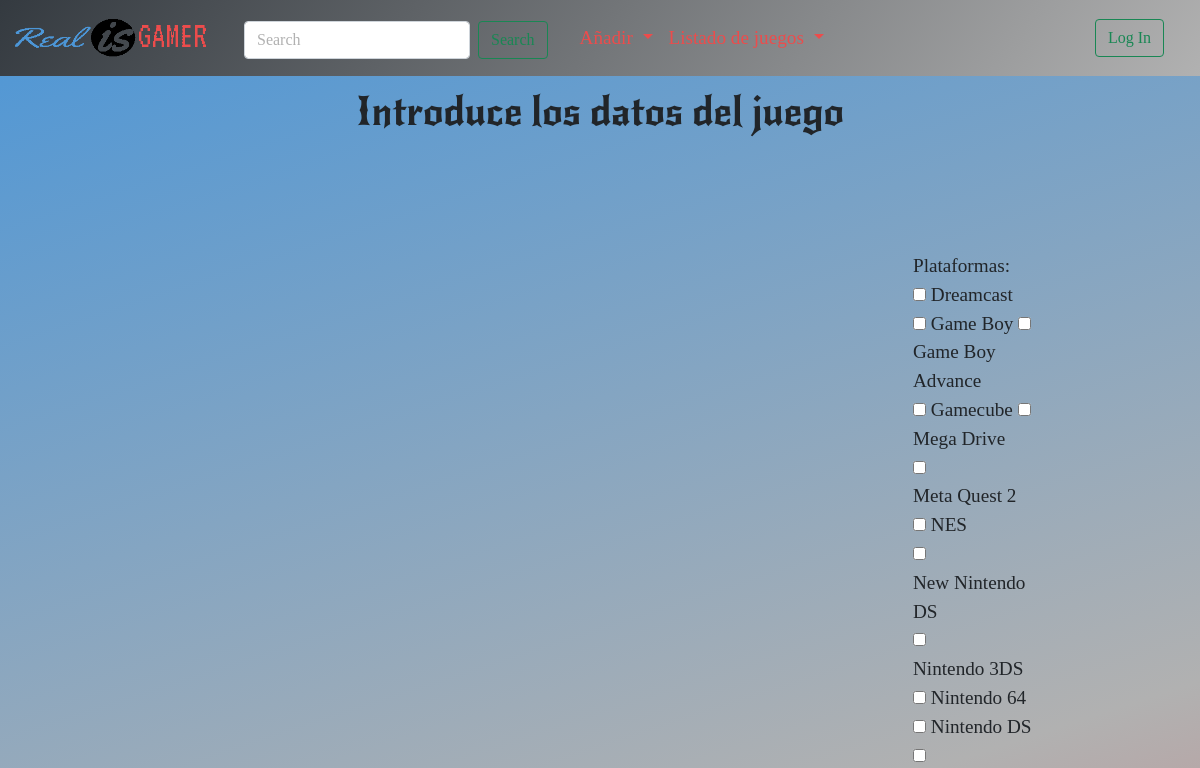
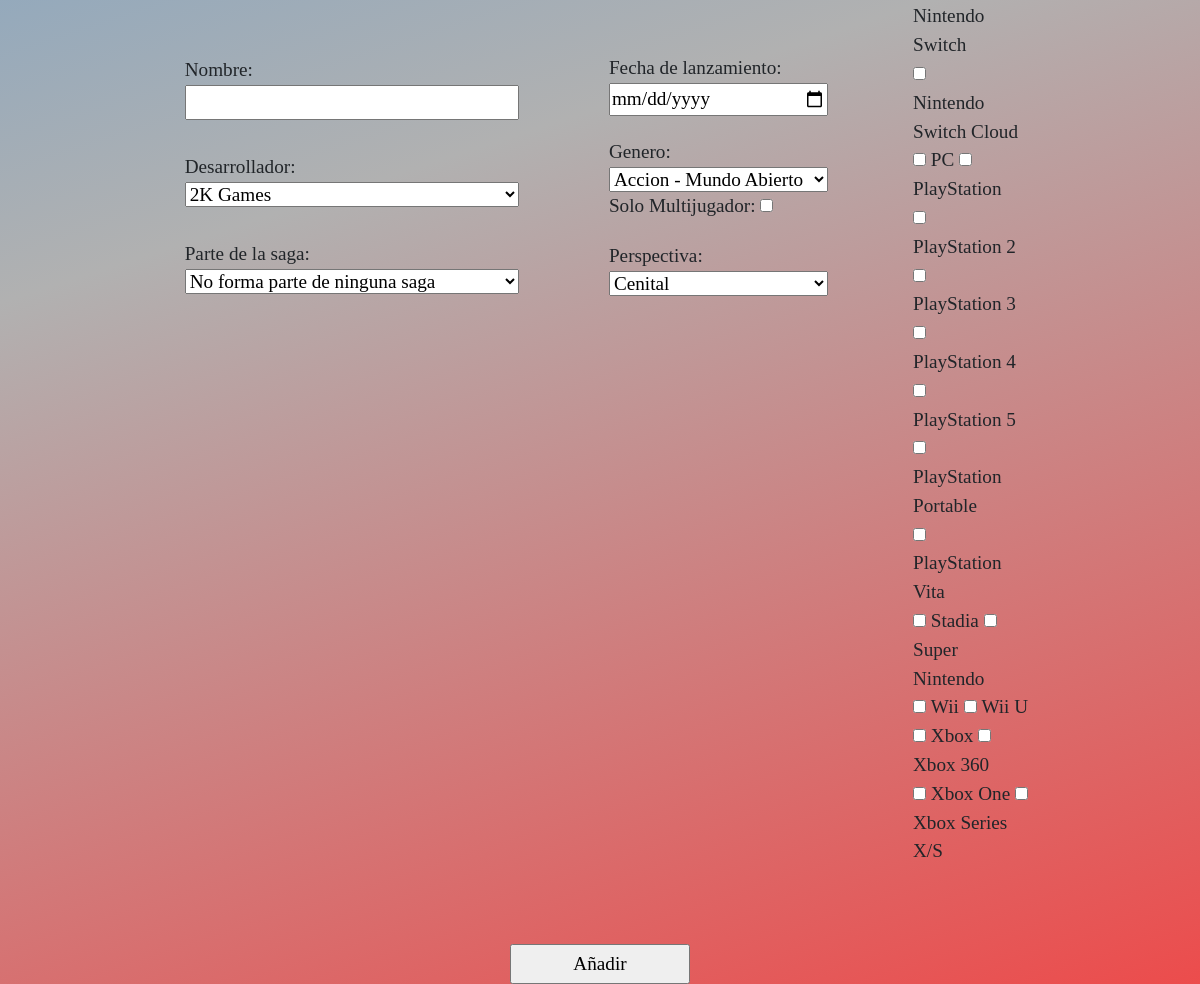
Before: /insertJuegoAdm.php with the older database file (2 pictures, top to bottom).
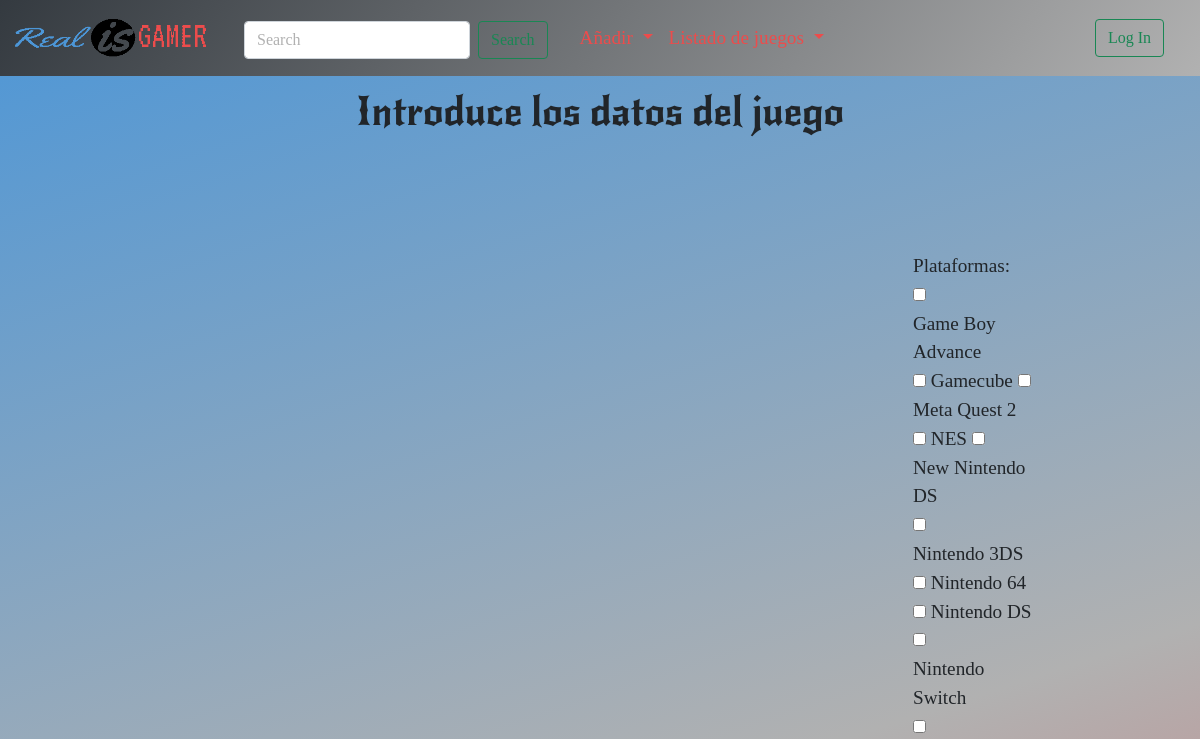
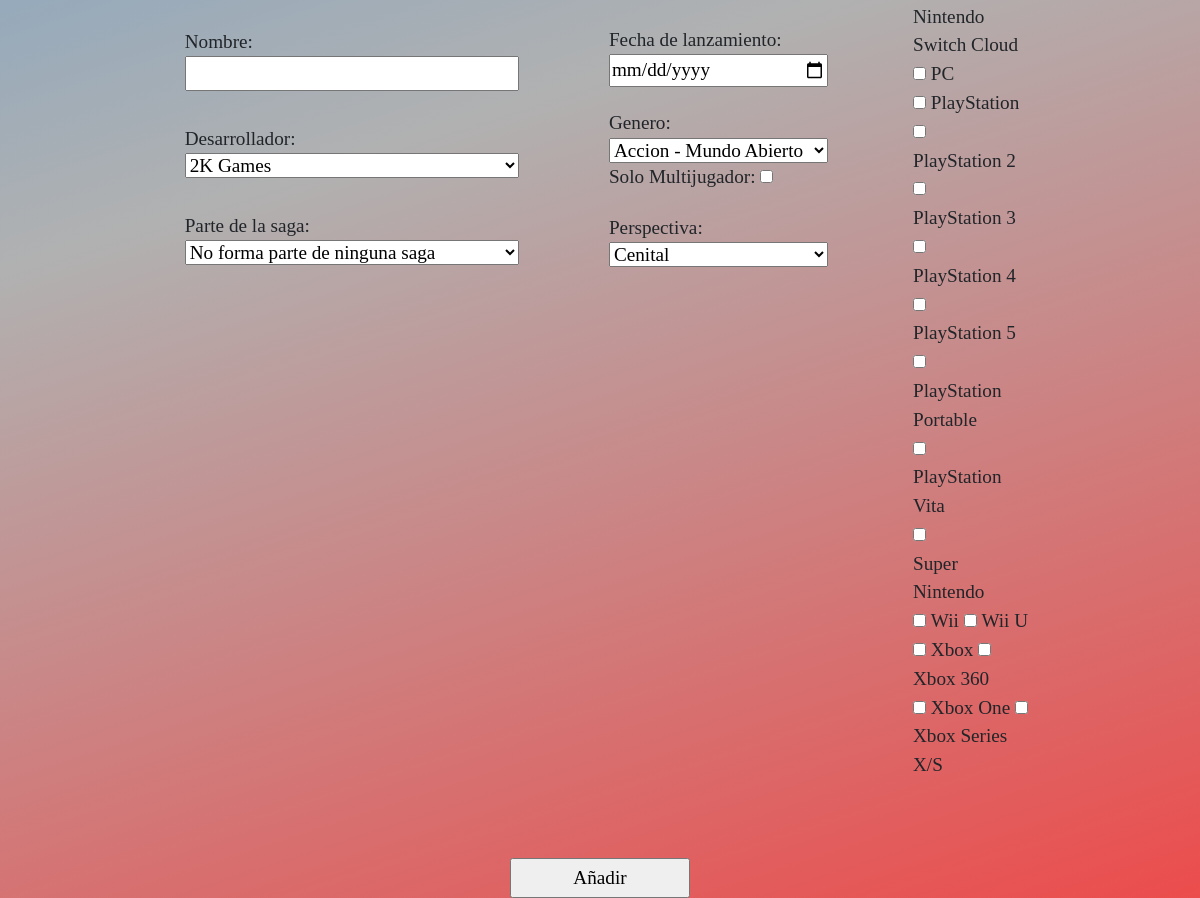
After: the same page with the newer database file (2 pictures, top to bottom).
### tables this page shows
CREATE TABLE `plataforma` (
  `id_plataforma` varchar(5) NOT NULL,
  `id_desarrollador` int(11) DEFAULT NULL,
  `nombre_plataforma` varchar(28) NOT NULL
);

### insertJuegoAdm.php (the view, shortened to what this page needs)
<!DOCTYPE html>
<html>
    <head>
        <?php include 'cabecera/head.php' ?>
    </head>
    <body>
    <?php
    include 'class/usuario.php';
    if (isset($_POST['anadir'])){
        $conn =conecta();
        $nombre = trim($_POST['nombre']);
        $idSaga = $_POST['idSaga'];
        $idDesarrollador = $_POST['desarrollador'];
        $lanazamiento = $_POST['lanzamiento'];
        if(isset($_POST['multijugador'])){$multijugador = $_POST['multijugador'];}
        $perspectiva = $_POST['perspectiva'];
        $ordenSaga = $_POST['ordenSaga'];
        if($idSaga == "null"){
            $queryI="INSERT INTO juego(nombre,id_desarrollador,lanzamiento,perspectiva,solo_multijugador) VALUES (?,?,?,?,?)";
            $stmt = $conn->prepare($queryI);
            $stmt ->bind_param("sissi",  $nombre,$idDesarrollador, $lanazamiento,$perspectiva,$multijugador);
            $stmt ->execute();
        }else{
            $queryI="INSERT INTO juego(nombre,id_saga,id_desarrollador,lanzamiento,perspectiva,solo_multijugador) VALUES (?,?,?,?,?,?)";
            $stmt = $conn->prepare($queryI);
            $stmt ->bind_param("ssissi",  $nombre, $idSaga,$idDesarrollador, $lanazamiento,$perspectiva,$multijugador);
            $stmt ->execute();
            $juego =$stmt->insert_id;
            $queryISaga="INSERT INTO orden_saga_juegos(id_saga,id_juego,orden) VALUES (?,?,?)";
            $stmt2 = $conn->prepare($queryISaga);
            $stmt2 ->bind_param("iii",$idSaga,$juego,$ordenSaga);
            $stmt2 ->execute();
            $queryI="INSERT INTO juego(imagen) VALUES (?)";
            $stmt = $conn->prepare($queryI);
            $stmt ->bind_param("s",$juego);
            $stmt ->execute();
        }
    if($stmt->affected_rows ==1){
        $plataformas[] =$_POST['plataformas'];
        $genero=$_POST['genero'];
        $juego =$stmt->insert_id;
        for($i=0;$i<sizeof($plataformas[0]);$i++){
            $plataformaID = $plataformas[0][$i];
            $queryI="INSERT INTO plataformas_juegos(id_plataforma,id_juego) VALUES (?,?)";
            $stmt = mysqli_prepare($conn, $queryI);
            $stmt ->bind_param("si",$plataformaID,$juego);
            $result = mysqli_execute($stmt);
        }
            $queryI="INSERT INTO genero_juegos(id_genero,id_juego) VALUES (?,?) ";
            $stmt = mysqli_prepare($conn, $queryI);
            $stmt ->bind_param("si",$genero,$juego);
            $result = mysqli_execute($stmt);
        ?>
    <div id='notificacion'>
        <h2 style='margin-left:30%; margin-right:30%; justify-content:center;'>Has añadido <br><span style="color:#ec4c4c; font-family: 'Megaman';"><?php echo $nombre ?></span><br> a la Base de Datos</h2>
    <?php }else{
          echo '<h2>Ha habido un problema.Vuelva a intentarlo mas tarde </h2>';
    }?>
        <button id="volver" style='margin-left:50%; margin-right:50%;'> <a href="index.php">Volver</a></button>
    </div> <?php }else{
        $conn = conecta();
        $queryS = "SELECT id_desarrollador, nombre_desarrollador FROM desarrollador ORDER BY nombre_desarrollador";
        $result = mysqli_query($conn, $queryS);
        $desarrolladores=[];
        while($fila=mysqli_fetch_assoc($result)){
            $desarrolladores[]=$fila;
        }
        $queryS = "SELECT id_genero,nombre_genero FROM genero";
        $result = mysqli_query($conn, $queryS);
        $generos = [];
        while ($row = mysqli_fetch_assoc($result)) {
            $generos[] = $row;
        }
        $queryS = "SELECT id_plataforma, nombre_plataforma FROM plataforma ORDER BY nombre_plataforma";
        $result = mysqli_query($conn, $queryS);
        $plataformas = [];
        while($row=$result->fetch_assoc()){
            $plataformas[]=$row;
        }
        $perspectivas = array('RV-First Person','RV-Third Person','Third Person','God Vision','Isometric','Scroll','First Person','Cenital','Lateral','Gestión de Menus','First & Third Person');
        sort($perspectivas);
        ?>
        <?php include 'cabecera/nav.php'; ?>
    <div id="body">
        <header><h1>Introduce los datos del juego</h1></header>
        <form action="<?php echo $_SERVER['PHP_SELF']; ?>" method="post">
            <div id="allCategories">
                <div class="col">
                    <div class="contCategoria">
                        <label>Nombre: </label>
                        <input type="text" name="nombre">
                    </div>
                    <div class="contCategoria">
                    <label>Desarrollador: </label>
                        <select name="desarrollador">
                            <?php for($i=0;$i<sizeof($desarrolladores);$i++){ ?>
                                <option value="<?php echo $desarrolladores[$i]['id_desarrollador'];?>"><?php echo $desarrolladores[$i]['nombre_desarrollador']; ?></option>
                            <?php } ?>
                        </select>
                    </div>
                    <div class="contCategoria">
                         <label>Parte de la saga: </label>
                         <select name='idSaga' id="saga" onclick="OrdenSaga()">
                              <option value="null" >No forma parte de ninguna saga</option>
                        </select>
                    </div>
                </div>
                <div class="col">
                    <div class="contCategoria">
                        <label>Fecha de lanzamiento: </label>
                        <input type="date" name="lanzamiento">
                    </div>
                    <div class="contCategoria">
                        <label>Genero: </label>
                        <select name="genero" >
                             <?php for($i=0;$i<sizeof($generos);$i++){ ?>
                            <option value="<?php echo $generos[$i]['id_genero'] ?>"><?php echo $generos[$i]['nombre_genero'] ?></option>
                            <?php } ?>
                        </select>
                        <span>
                            <label>Solo Multijugador: </label>
                            <input type="checkbox" name="multijugador" value="1" >
                        </span>
                    </div>
                    <div class="contCategoria">
                        <label>Perspectiva: </label>
                        <select name="perspectiva" >
                             <?php for($i=0;$i<sizeof($perspectivas);$i++){ ?>
                            <option><?php echo $perspectivas[$i] ?></option>
                            <?php } ?>
                        </select>
                    </div>
                </div>
                <div class="col">
                     <label>Plataformas: </label>
                    <div class="contPlataformas">
                             <?php for($i=0;$i<sizeof($plataformas);$i++){ ?>
                            <input type="checkbox" name="plataformas[]" value="<?php echo $plataformas[$i]['id_plataforma'] ?>" >
                            <label for="<?php echo $plataformas[$i]['id_plataforma'] ?>"><?php echo $plataformas[$i]['nombre_plataforma'] ?></label>
                            <?php
                            if($i % 2 == 0){
                                echo '<br>';
                             }} ?>
                    </div>
                </div>
            </div>
            <div id="button"> <input id="btnSubmit" type="submit" value="Añadir" name="anadir"> </div>
        </form>
        </div>
    <?php } ?>
    </body>
</html>

### cabecera/head.php
<?php
$filename = basename($_SERVER['PHP_SELF']);
$filename = ucfirst(substr($filename,0,strpos($filename,'.')));
 echo '<meta charset="UTF-8">
        <meta http-equiv="X-UA-Compatible" content="IE=edge">
        <meta name="viewport" content="width=device-width, initial-scale=1.0">
        <title>RealIsGamer - '.$filename.'</title>
        <link rel="icon" type="image/x-icon" href="images\favicon.ico">
        <link href="css/bootstrap.css" rel="stylesheet">
        <link href="css/index.css" rel="stylesheet">';

### cabecera/nav.php
<?php
 echo '<nav class="navbar navbar-expand-lg" >
            <div class="container-fluid">
                <button class="navbar-toggler" type="button" data-bs-toggle="collapse" data-bs-target="#navbarSupportedContent" aria-controls="navbarSupportedContent" aria-expanded="false" aria-label="Toggle navigation">
                    <span class="navbar-toggler-icon"></span>
                </button>
                '; isset($_SESSION["usuarioActivo"]) ?  $href="index.php": $href="index.html";echo'
                <a href= "';echo $href;echo'">
                    <div class="navbar-brand">
                        <img id="logo" src="images\newlogo.jpg" alt="Logo" width="50" height="50"  class="align-text-middle">
                        <img class="navbar-brand" src="images\brandname.png" width="200" height="50">
                    </div>
                </a>
                <div class="collapse navbar-collapse" id="navbarSupportedContent">
                    <form class="d-flex mt-1" role="search" action="info.php" method="post">
                        <input class="form-control me-2" type="search" placeholder="Search" aria-label="Search" name="nombre_juego">
                        <button class="btn btn-outline-success" type="submit" name="search">Search</button>
                    </form>
                    <ul class="navbar-nav me-auto mb-2 mb-lg-0  ms-4">
                        <li class="nav-item dropdown" >
                            <a class="nav-link dropdown-toggle" href="#" role="button" data-bs-toggle="dropdown" aria-expanded="false">
                                Añadir
                            </a>
                            <ul class="dropdown-menu">
                                <li> <a class="dropdown-item" id="btn_add_juego" href="'; if (isset($_SESSION["usuarioActivo"])){echo "insertJuegoAdm.php";}echo'"> Juego</a></li>
                                <li><a class="dropdown-item" href="#">Desarrolladora</a></li>
                                <li><hr class="dropdown-divider"></li>
                                <li><a class="dropdown-item" href="#">Something else here</a></li>
                            </ul>
                        </li>
                         <li class="nav-item dropdown">
                            <a class="nav-link dropdown-toggle" href="#" role="button" data-bs-toggle="dropdown" aria-expanded="false">
                                Listado de juegos
                            </a>
                            <ul class="dropdown-menu">
                                <li>
                                    <a class="dropdown-item" href="MostrarBD.php">Orden de entrada</a>
                                </li>
                                <li><a class="dropdown-item" href="Ranking.php">Ranking</a></li>
                            </ul>
                        </li>
                    </ul>
                </div>
                <div>
                            <li class="nav-item dropstart me-3" id="punto">
                                '; if (isset($_SESSION["usuarioActivo"])){
                                echo '<a class="nav-link rounded border" href="#" role="button" data-bs-toggle="dropdown" aria-expanded="false">
                                    <p>'; echo $usuarioActivo->getUser(); echo'<br>';
                                       echo $usuarioActivo->getTipo(); echo'</p>
                                </a>
                                <ul class="dropdown-menu">
                                    <li><a class="dropdown-item" href="perfil.php">Mi perfil</a></li>
                                    <li><a class="dropdown-item" href="cerrarSesion.php">Cerrar sesion</a></li>
                                </ul>
                            </li>';
                                }else{
                                   echo '<a href="login.php"> <button class="btn btn-outline-success me-2" type="button" >Log In</button></a></li>';
                                } echo '
                    </div>
            </div>
        </nav>';

### css/index.css (style rules this page uses)
:root { --primary-color:#4C96D7; --secondary-color:#B1B1B1; --third-color:#EC4C4C; }
body { height: fit-content; background-image: var(--bs-grad-pst); }
.navbar { background-image:var(--bs-grad-nav); width: 100%; }
li { color: var(--third-color); }
.nav-link { color:var(--third-color); }
#punto { list-style: none; }
nav { font-family: 'Adventure'; font-size: 1.2rem; }

### insertJuegoAdm.php (style rules this page uses)
header { display: flex; justify-content: center; font-family: "Yellowtail"; }
#body { display: flex; flex-direction: column; margin-top: 1%; }
#allCategories { display: flex; align-items: center; margin-top: 5%; margin-right: 10%; margin-left: 10%; }
.col { display:flex; flex-direction: column; margin: 5%; flex-wrap: wrap; }
.contCategoria { display: flex; flex-direction: column; margin: 5%; }
#button { display: flex; justify-content: center; margin-top: 30px; }
#btnSubmit { width: 180px; height: 40px; }
:root { --primary-color:#4C96D7; --secondary-color:#B1B1B1; --third-color:#EC4C4C; }
body { background-color: var(--secondary-color); }
.navbar { background-color: rgba(0, 0, 0, 0.888); }
li { color: var(--third-color); }
.nav-link { color:var(--third-color); }

Changed rows visible on the page:
removed plataforma: nombre_plataforma "Dreamcast"
removed plataforma: nombre_plataforma "Game Boy"
removed plataforma: nombre_plataforma "Mega Drive"
removed plataforma: nombre_plataforma "Stadia"
